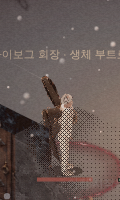
#> input picture r96/qa/r1331/r1331-cyborgChairman-0.png, 120 x 200 px, given in place of 6861c5126992_ep1b05_lust_seoyun_puppet_phase0.webp, which was not available
$ python bake-faces.py . r1331-cyborgChairman-1.png
#> lines starting #> are read from the running program, lines starting #| are printed output that depends on the picture
#!/usr/bin/env python3
"""R1331 인간형 3D 몹 얼굴 데칼 굽기 — 그 몹의 2D 게임 그림에서 눈·눈썹·코끝 그늘·입만 따서
정면 얼굴 틀(눈 .30/.70·.36, 입 .50·.80)로 옮긴 256×256 RGBA 를 만든다.
  python3 r96/qa/r1331/bake-faces.py <2D 그림 폴더> <출력 폴더>
2D 원본 일부(Cloudflare storyworld-m0-assets, generated-v31224/actors-normalized)는 저장소에 없어 폴더로 받는다.
v2(사용자 11-26 '이목구비 조금 더 개선'): 원본을 8배 Lanczos 로 키운 뒤 언샤프로 또렷하게, 이목구비 알파를 진하게(감마 .75·이득 1.25, 창 가장자리 부드럽게),
눈·눈썹 색을 먹빛 쪽으로 당겨 작은 화면에서 읽히게. 옆얼굴 원본(약방 아낙 흉상)은 가까운 눈을 좌우 뒤집어 두 눈으로 쓴다."""
import sys, os, hashlib
from PIL import Image, ImageFilter
import numpy as np  # 굽기 도구 전용(CI 검사에서는 쓰지 않음)

N = 256; UP = 8
CANON = {'eyeL': (.30 * N, .36 * N), 'eyeR': (.70 * N, .36 * N), 'mouth': (.50 * N, .80 * N)}
# box: 원본에서 얼굴 둘레 크롭, marks: 크롭 좌표 왼눈·오른눈·입 중심, skin: 피부 기준 칸(크롭 좌표 x0,y0,x1,y1)
# eye/mouth: 이목구비 창 반지름(크롭 px), mouthA·noseA: 입·코 그늘 세기(호텔 회장 2D 입 둘레는 수염 그늘이라 약하게). mirror: 'L' 이면 왼눈을 뒤집어 오른눈으로(옆얼굴 원본).
FACES = {
  'seoyun': dict(src='6861c5126992_ep1b05_lust_seoyun_puppet_phase0.webp', box=(326, 98, 356, 130),
                 marks=[(11.5, 10.0), (18.6, 9.8), (14.2, 20.6)], skin=(8, 12, 12, 16), eye=(3.0, 2.7), mouth=(3.4, 1.7)),
  'sirenMor': dict(src='b19d67bb1973_siren_idle.webp', box=(311, 108, 341, 140),
                   marks=[(5.6, 9.0), (14.6, 8.6), (12.6, 19.6)], skin=(8, 11, 13, 15), eye=(3.0, 2.7), mouth=(3.4, 1.7)),
  'hotelChairman': dict(src='2456ba9c46b6_ep1b08_pride_chairman_phase0.webp', box=(318, 96, 348, 128),
                        marks=[(11.5, 13.2), (20.0, 13.2), (16.0, 22.2)], skin=(13, 16, 19, 19), eye=(3.2, 2.6), mouth=(3.0, 1.1), mouthA=.45, noseA=0),
  'herbwife': dict(src='herbwife-bust.webp', box=(280, 90, 380, 190),
                   marks=[(35.0, 33.0), (65.0, 33.0), (55.0, 70.0)], skin=(20, 50, 34, 62), eye=(11.0, 10.0), mouth=(13.0, 7.0), mirror='L'),
}
ALIAS = {'cyborgChairman': 'hotelChairman'}  # 같은 인물(호텔 회장 → 사이보그 회장), 같은 데칼

def affine(src, dst):
    A = np.hstack([np.array(src, float), np.ones((3, 1))])
    return np.linalg.solve(A, np.array(dst, float))

def sample(img, sx, sy):
    h, w = img.shape[:2]
    xa = np.clip(np.floor(sx).astype(int), 0, w - 2); ya = np.clip(np.floor(sy).astype(int), 0, h - 2)
    fx = np.clip(sx - xa, 0, 1)[..., None]; fy = np.clip(sy - ya, 0, 1)[..., None]
    return img[ya, xa] * (1 - fx) * (1 - fy) + img[ya, xa + 1] * fx * (1 - fy) + img[ya + 1, xa] * (1 - fx) * fy + img[ya + 1, xa + 1] * fx * fy

def bake(cfg, src_dir):
    im = Image.open(os.path.join(src_dir, cfg['src'])).convert('RGBA').crop(cfg['box'])
    big = im.resize((im.width * UP, im.height * UP), Image.LANCZOS)
    rgbI = Image.fromarray(np.asarray(big)[..., :3]).filter(ImageFilter.UnsharpMask(radius=UP * .9, percent=160, threshold=1))
    arr = np.dstack([np.asarray(rgbI), np.asarray(big)[..., 3]]).astype(np.float64) / 255.0
    x0, y0, x1, y1 = cfg['skin']
    skin = np.asarray(im, dtype=np.float64)[y0:y1, x0:x1, :3].reshape(-1, 3).mean(0) / 255.0
    marks = [tuple(m) for m in cfg['marks']]
    uu, vv = np.meshgrid(np.arange(N) + .5, np.arange(N) + .5)
    mirror = cfg.get('mirror')
    if mirror == 'L':
        # 오른쪽 절반(u>.5)은 왼눈 자리를 거울로 본다: u → 1-u, 원본 눈 = 왼눈
        uu_src = np.where(uu > N / 2, N - uu, uu)
        use_eye = np.where(uu > N / 2, 1, 0)
    else:
        uu_src = uu
    M = affine([CANON['eyeL'], CANON['eyeR'], CANON['mouth']], marks)
    P = np.stack([uu_src, vv, np.ones_like(uu)], -1) @ M
    sx, sy = P[..., 0], P[..., 1]
    c = sample(arr, sx * UP - .5, sy * UP - .5)
    rgb = c[..., :3]
    lum = rgb @ np.array([.2126, .7152, .0722]); slum = skin @ np.array([.2126, .7152, .0722])
    dark = np.clip((slum - lum - .04) / .26, 0, 1)
    red = np.clip(((rgb[..., 0] - rgb[..., 1]) - (skin[0] - skin[1]) - .04) / .16, 0, 1)
    f = np.maximum(dark, red * .95)
    (lx, ly), (rx_, ry_), (mx, my) = marks
    if mirror == 'L':
        rx_, ry_ = lx, ly  # 거울 쪽도 왼눈 창
    ew, mw = cfg['eye'], cfg['mouth']
    def win(cx, cy, ax, ay):
        e = ((sx - cx) / ax) ** 2 + ((sy - cy) / ay) ** 2
        return np.clip((1.0 - e) / .6, 0, 1) ** 1.5
    nx, ny = (lx + marks[1][0]) / 2 * .4 + mx * .6, (ly + my) / 2 + (my - ly) * .2
    eyes = np.maximum(win(lx, ly - ew[1] * .3, *ew), win(rx_, ry_ - ew[1] * .3, *ew))
    mask = np.maximum.reduce([eyes, win(mx, my, *mw) * cfg.get('mouthA', 1), win(nx, ny, ew[0] * .55, ew[1] * .5) * cfg.get('noseA', .5)])
    a = np.clip(np.clip(f, 0, 1) ** .75 * 1.25, 0, 1) * mask * c[..., 3]
    # 눈·눈썹은 먹빛 쪽으로(작은 화면에서 또렷하게), 입술은 원래 색을 진하게
    ink = np.array([.10, .06, .06])
    eyek = (eyes * (1 - red * .8))[..., None] * .55
    out = rgb * (1 - eyek) + ink * eyek
    out = np.clip((out - .5) * 1.2 + .5 - .05, 0, 1)
    img = Image.fromarray((np.dstack([out, a]) * 255 + .5).astype(np.uint8), 'RGBA')
    return img

def main():
    src_dir, out_dir = sys.argv[1], sys.argv[2]
    os.makedirs(out_dir, exist_ok=True)
    for kind, cfg in FACES.items():
        img = bake(cfg, src_dir)
#> in bake, `im = Image.open(os.path.join(src_dir, cfg['src'])).convert('RGBA').cro..`: im: PIL image 30x32 RGBA; every value is 0
#> in bake, `big = im.resize((im.width * UP, im.height * UP), Image.LANCZOS)`: big: PIL image 240x256 RGBA; every value is 0
#> in bake, `rgbI = Image.fromarray(np.asarray(big)[..., :3]).filter(ImageFilter.Un..`: rgbI: PIL image 240x256 RGB; every value is 0
#> in bake, `arr = np.dstack([np.asarray(rgbI), np.asarray(big)[..., 3]]).astype(np..`: arr: shape (256, 240, 4) float64; every value is 0
#> in bake, `skin = np.asarray(im, dtype=np.float64)[y0:y1, x0:x1, :3].reshape(-1, ..`: skin = [0, 0, 0]
#> in sample, `xa = np.clip(np.floor(sx).astype(int), 0, w - 2)`:
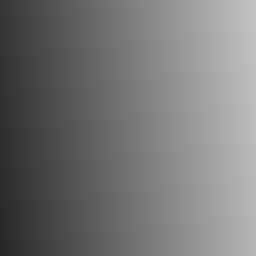
#> xa: shape (256, 256) int64; min 39, max 196, mean 117.2
#> in sample, `ya = np.clip(np.floor(sy).astype(int), 0, h - 2)`:
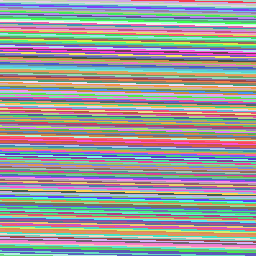
#> ya: shape (256, 256) int64; 198 distinct labels, from 7 to 204; one colour per label, 0 black
#> in sample, `ya = np.clip(np.floor(sy).astype(int), 0, h - 2)`:
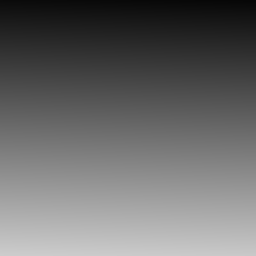
#> sy: shape (256, 256) float64; min 7.05, max 204.8, mean 105.9
#> in sample, `fx = np.clip(sx - xa, 0, 1)[..., None]`:
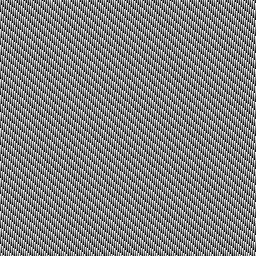
#> fx: shape (256, 256, 1) float64; min 0.000568, max 1, mean 0.5
#> in sample, `fy = np.clip(sy - ya, 0, 1)[..., None]`:
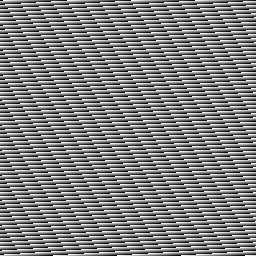
#> fy: shape (256, 256, 1) float64; min 0.000284, max 0.999, mean 0.5
#> in sample, `return img[ya, xa] * (1 - fx) * (1 - fy) + img[ya, xa + 1] * fx * (1 -..`: returned value: shape (256, 256, 4) float64; every value is 0
#> in bake, `rgb = c[..., :3]`: rgb: shape (256, 256, 3) float64; every value is 0
#> in bake, `lum = rgb @ np.array([0.2126, 0.7152, 0.0722])`: lum: shape (256, 256) float64; every value is 0
#> in bake, `slum = skin @ np.array([0.2126, 0.7152, 0.0722])`: slum = 0
#> in bake, `eyek = (eyes * (1 - red * .8))[..., None] * .55`:
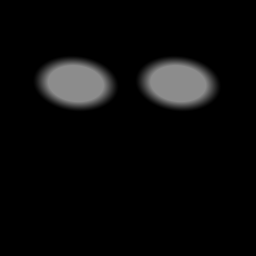
#> eyek: shape (256, 256, 1) float64; min 0, max 0.55, mean 0.0416
#> in bake, `out = rgb * (1 - eyek) + ink * eyek`:
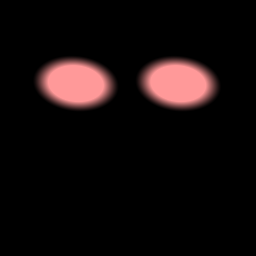
#> out: shape (256, 256, 3) float64; mean R, G, B 0.00416, 0.0025, 0.0025; drawn with min black and max white
#> in bake, `img = Image.fromarray((np.dstack([out, a]) * 255 + .5).astype(np.uint8..`: img: PIL image 256x256 RGBA; every value is 0
        p = os.path.join(out_dir, f'face-{kind}.png'); img.save(p, optimize=True)
        print(kind, p, os.path.getsize(p), 'src sha256', hashlib.sha256(open(os.path.join(src_dir, cfg['src']), 'rb').read()).hexdigest()[:16])
#| seoyun r1331-cyborgChairman-1.png/face-seoyun.png 334 src sha256 976cca14aa641dd3
#> pass 2 of the loop in main, `for kind, cfg in FACES.items():`:
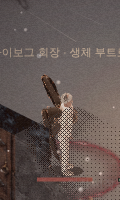
#> input picture r96/qa/r1331/r1331-cyborgChairman-1.png, 120 x 200 px, given in place of b19d67bb1973_siren_idle.webp, which was not available
#> x0 = 8; y0 = 11; x1 = 13; y1 = 15
#> marks = [(5.6, 9), (14.6, 8.6), (12.6, 19.6)]
#> M = [[0.0879, -0.00391], [0.0222, 0.0959], [-3.2, 0.464]]
#> ya: shape (256, 256) int64; 200 distinct labels, from 0 to 199
#> in sample (call 2), `fy = np.clip(sy - ya, 0, 1)[..., None]`:
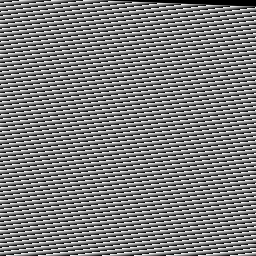
#> fy: shape (256, 256, 1) float64; min 0, max 0.997, mean 0.495
#> lx = 5.6; ly = 9; rx_ = 14.6; ry_ = 8.6; mx = 12.6; my = 19.6
#> ew = (3, 2.7); mw = (3.4, 1.7)
#> nx = 11.6; ny = 16.42
#> in bake (call 2), `out = rgb * (1 - eyek) + ink * eyek`:
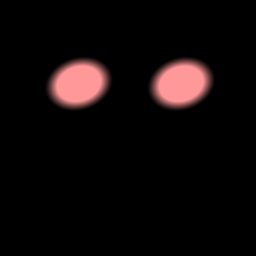
#> out: shape (256, 256, 3) float64; mean R, G, B 0.00321, 0.00193, 0.00193; drawn with min black and max white
#| sirenMor r1331-cyborgChairman-1.png/face-sirenMor.png 334 src sha256 68ade461851b5d8e

if __name__ == '__main__':
#> (the run stopped early here; a loop or call above may not have finished)
